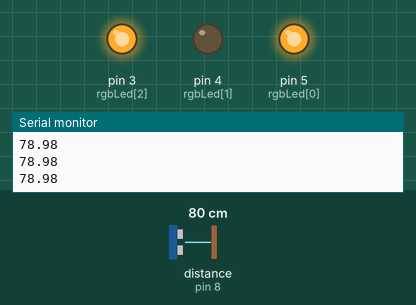
Recording of a sketch running on a simulated Arduino Uno, built with avr-gcc and run on an emulated ATmega328P. On the bench: output pins drawn as LEDs (lit = HIGH), the last lines printed to the serial monitor. Wiring (inferred from the names in the program): ultrasonic range finder: trigger pin 7; echo pin 8. The inputs (shaded band) are chosen by the test bench; at power-on: distance to the obstacle (sensor on pin 8) 80 cm. The echo pulse lasts 58.3 µs per cm; pins used as bus, display or sensor lines are not drawn.

Above: at 1.2 s.
1.3 s: distance to the obstacle (sensor on pin 8) set to 54 cm
2.8 s: distance to the obstacle (sensor on pin 8) set to 46 cm
At 4.0 s:
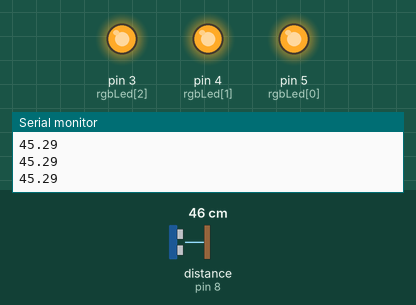
4.3 s: distance to the obstacle (sensor on pin 8) set to 120 cm
At 5.4 s:
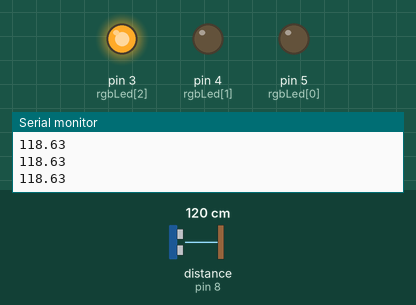
5.8 s: distance to the obstacle (sensor on pin 8) set to 131 cm
At 7.0 s:
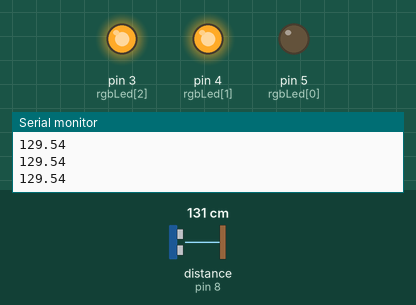
7.3 s: distance to the obstacle (sensor on pin 8) set to 146 cm
8.8 s: distance to the obstacle (sensor on pin 8) set to 157 cm
At 10.2 s:
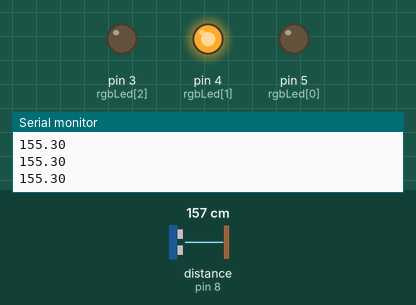
Timing chart, 0 to 11.3 s (numbered marks = the images above; inputs shaded):
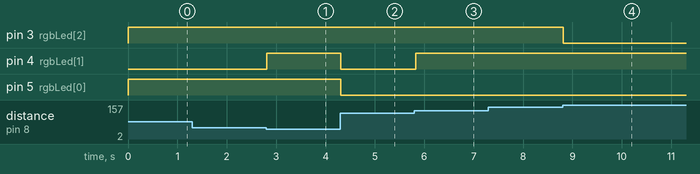

The sketch:

lab5.ino
```cpp
// declare variables for pins

int trig = 7;
int echo = 8;
int rgbLed[] = {5,4,3};

float distance, duration;

void setup()
{
    for(int i = 3; i < 6; i++)
    {
        pinMode(i,OUTPUT);
    }
    pinMode(echo, INPUT);
    pinMode(trig, OUTPUT);
    Serial.begin(9600);
}

void loop()
{
    /************ Start US Measurement Section ***********/
    digitalWrite(trig, LOW);
    delayMicroseconds(2);
    digitalWrite(trig, HIGH);
    delayMicroseconds(10);
    digitalWrite(trig, LOW);
    duration = pulseIn(echo, HIGH);
    distance = duration * 0.034/2;
    /************** End US Measurement Section ***********/
    Serial.println(distance);
    if (distance > 200)
    {
        digitalWrite(rgbLed[0], HIGH);
        digitalWrite(rgbLed[1], LOW);
        digitalWrite(rgbLed[2], LOW);
    }
    else if (distance > 175)
    {
        digitalWrite(rgbLed[0], HIGH);
        digitalWrite(rgbLed[1], HIGH);
        digitalWrite(rgbLed[2], LOW);
    }
    else if (distance > 150){
        digitalWrite(rgbLed[0], LOW);
        digitalWrite(rgbLed[1], HIGH);
        digitalWrite(rgbLed[2], LOW);
    }
    else if (distance > 125)
    {
        digitalWrite(rgbLed[0], LOW);
        digitalWrite(rgbLed[1], HIGH);
        digitalWrite(rgbLed[2], HIGH);
    }
    else if (distance > 100)
    {
        digitalWrite(rgbLed[0], LOW);
        digitalWrite(rgbLed[1], LOW);
        digitalWrite(rgbLed[2], HIGH);
    }
    else if (distance > 50)
    {
        digitalWrite(rgbLed[0], HIGH);
        digitalWrite(rgbLed[1], LOW);
        digitalWrite(rgbLed[2], HIGH);
    }
    else
    {
        digitalWrite(rgbLed[0], HIGH);
        digitalWrite(rgbLed[1], HIGH);
        digitalWrite(rgbLed[2], HIGH);
    }

    delay(10); // small delay to save system resources
}
```

Measured:
- the behaviour switches between 51 and 50 cm on distance to the obstacle (sensor on pin 8) (found by bisection; images 0 and 1)
- the behaviour switches between 126 and 127 cm on distance to the obstacle (sensor on pin 8) (found by bisection; images 2 and 3)
- the behaviour switches between 151 and 152 cm on distance to the obstacle (sensor on pin 8) (found by bisection; images 3 and 4)
- after the input at 2.8 s, pin 4 (rgbLed[1]): LOW → HIGH at once
- after the input at 4.3 s, pin 4 (rgbLed[1]), pin 5 (rgbLed[0]): HIGH → LOW at once
- after the input at 5.8 s, pin 4 (rgbLed[1]): LOW → HIGH at once
- after the input at 8.8 s, pin 3 (rgbLed[2]): HIGH → LOW at once
